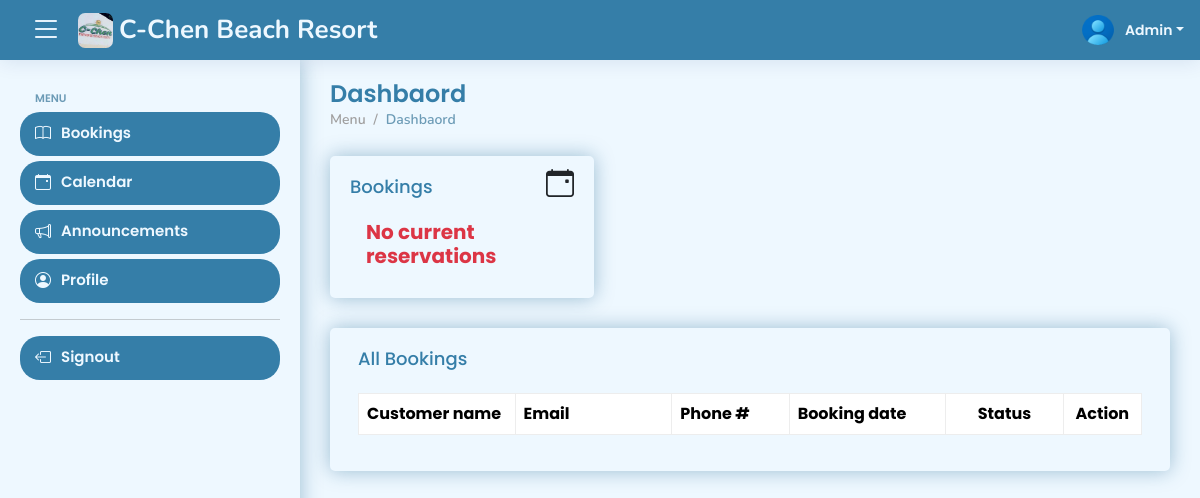
Before: /views/admin/dashboard (signed in) with the older database file.
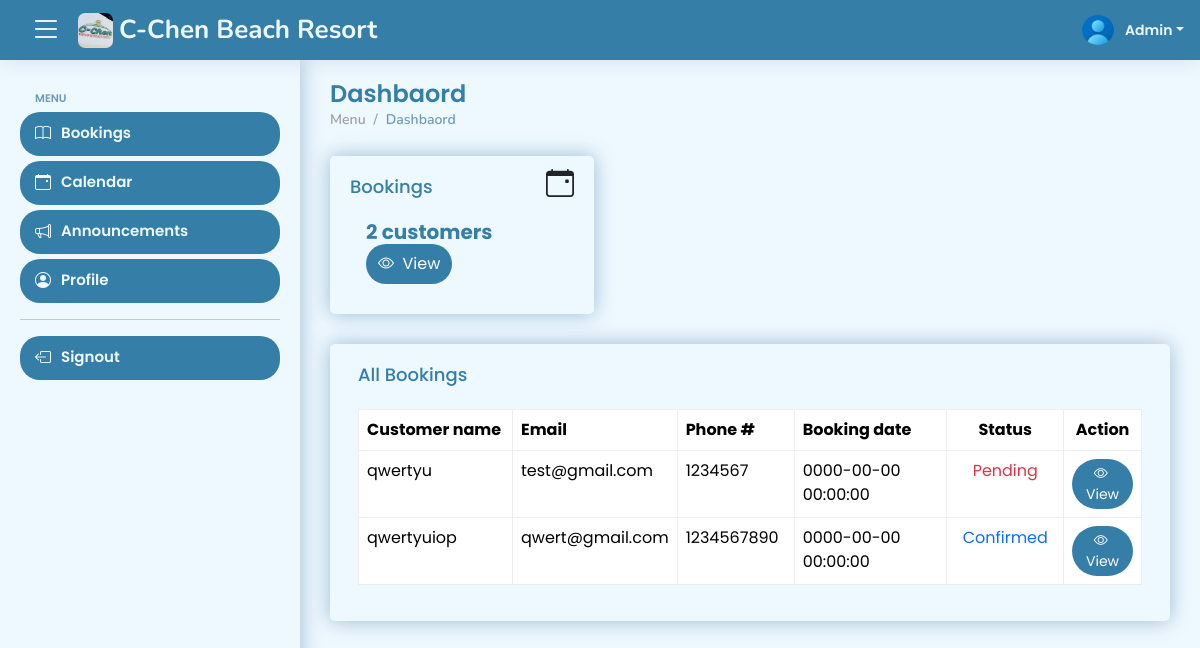
After: the same page with the newer database file.
### tables this page shows
CREATE TABLE IF NOT EXISTS `tbl_bookings` (
  `id` int NOT NULL AUTO_INCREMENT,
  `reference_number` varchar(50) NOT NULL,
  `fullname` varchar(50) NOT NULL,
  `email` varchar(50) NOT NULL,
  `phone_number` varchar(50) NOT NULL,
  `date_check_in` datetime NOT NULL,
  `date_check_out` datetime NOT NULL,
  `service_id` int NOT NULL,
  `message` text NOT NULL,
  `mode_of_payment_id` int NOT NULL,
  `evidence` varchar(255) NOT NULL,
  `booking_status_id` int NOT NULL,
  `created_at` timestamp NOT NULL,
  PRIMARY KEY (`id`)
);

### views/admin/dashboard.php (the view, shortened to what the changed rows need)
<?php
if (isset($_SESSION['id'])) {
    ?>
    <!DOCTYPE html>
    <html lang="en">
    <head>
        <?php include 'includes/head.php' ?>
    </head>
    <body>
        <?php include 'includes/header.php' ?>
        <div id="start">
            <main id="main">
                <div class="pagetitle d-flex align-items-center justify-content-between">
                    <div>
                        <h1>Dashbaord</h1>
                    </div>
                </div>
                <section class="section dashboard">
                    <div class="row">
                        <div class="col-lg-4 col-md-4 col-sm-6">
                            <div class="card info-card small-card">
                                <div class="card-body">
                                    <div class="d-flex align-items-center justify-content-center">
                                        <div class="ps-3">
                                            <?php
                                            $stmt = $conn->prepare("SELECT * FROM tbl_bookings GROUP BY reference_number");
                                            $stmt->execute();
                                            $result = $stmt->get_result();
                                            $count_bookings = mysqli_num_rows($result);
                                            if ($count_bookings > 0) {
                                                echo "<h6 class='fs-5'>$count_bookings customers &nbsp; <a href='bookings.php'><button class='btn btn-primary py-2 rounded-5'><i class='bi bi-eye'></i>&nbsp; View</button></a></h6>";
                                            } else {
                                                echo "<h6 class='fs-5 text-danger'>No current reservations</h6>";
                                            }
                                            ?>
                                        </div>
                                    </div>
                                </div>
                            </div>
                        </div>
                    </div>
                    <div class="row">
                        <div class="col-lg-12">
                            <div class="card px-2">
                                <div class="card-body">
                                    <table class="table" id="paginateAllBookings">
                                        <col width="20%">
                                        <col width="20%">
                                        <col width="15%">
                                        <col width="20%">
                                        <col width="15%">
                                        <col width="10%">
                                        <thead>
                                            <tr>
                                                <th>Customer name</th>
                                                <th>Email</th>
                                                <th>Phone #</th>
                                                <th>Booking date</th>
                                                <th class="text-center">Status</th>
                                                <th class="text-center">Action</th>
                                            </tr>
                                        </thead>
                                        <tbody>
                                            <?php
                                            $stmt = $conn->prepare(' SELECT
                                            tbl_bookings.id,
                                            tbl_bookings.reference_number,
                                            tbl_bookings.fullname,
                                            tbl_bookings.email,
                                            tbl_bookings.phone_number,
                                            tbl_bookings.date_check_in,
                                            tbl_bookings.date_check_out,
                                            tbl_services.service_name,
                                            tbl_bookings.message,
                                            tbl_mode_of_payment.mode_of_payment,
                                            tbl_bookings.evidence,
                                            tbl_bookings.booking_status_id,
                                            tbl_bookings.created_at
                                            FROM tbl_bookings
                                            INNER JOIN tbl_services ON tbl_bookings.service_id = tbl_services.service_id
                                            INNER JOIN tbl_mode_of_payment ON tbl_bookings.mode_of_payment_id = tbl_mode_of_payment.mode_of_payment_id
                                            GROUP BY tbl_bookings.reference_number
                                            ORDER BY tbl_bookings.created_at ASC');
                                            $stmt->execute();
                                            $result = $stmt->get_result();
                                            while ($row = $result->fetch_assoc()) {
                                                $id = $row['id'];
                                                $fullname = $row['fullname'];
                                                $email = $row['email'];
                                                $phone_number = $row['phone_number'];
                                                $booking_status_id = $row['booking_status_id'];
                                                $created_at = $row['created_at'];
                                                if ($booking_status_id == 1) {
                                                    $status = "Pending";
                                                    $style = "class='text-danger'";
                                                } else if ($booking_status_id == 2) {
                                                    $status = "Confirmed";
                                                    $style = "class='text-primary'";
                                                } else {
                                                    $status = "Decline";
                                                    $style = "class='text-warning'";
                                                }
                                                echo "
                                                <tr>
                                                    <td>$fullname</td>
                                                    <td>$email</td>
                                                    <td>$phone_number</td>
                                                    <td>$created_at</td>
                                                    <td class='text-center'><span $style>$status</span></td>
                                                    <td class='text-center'>
                                                        <button class='btn btn-sm btn-primary rounded-5' data-bs-toggle='modal' data-bs-target='#infoModal$id'>
                                                            <i class='bi bi-eye'></i>&nbsp; <span class='to-hide'>View</span>
                                                        </button>
                                                    </td>
                                                </tr>
                                                ";
                                                ?>
                                                <?php
                                            }
                                            ?>
                                        </tbody>
                                    </table>
                                </div>
                            </div>
                        </div>
                    </div>
                </section>
            </main>
        </div>
    </body>
    </html>
    <?php
} else {
    header("Location: ../signout.php");
}

Changed rows visible on the page:
added tbl_bookings: fullname "qwertyu", email "test@gmail.com", phone_number "1234567", created_at "0000-00-00 00:00:00", booking_status "Pending"
added tbl_bookings: fullname "qwertyuiop", email "qwert@gmail.com", phone_number "1234567890", created_at "0000-00-00 00:00:00", booking_status "Confirmed"
Other visible differences:
$count_bookings: (not shown) → "2"
text no longer shown: "No current reservations"
text now shown: "customers View"
